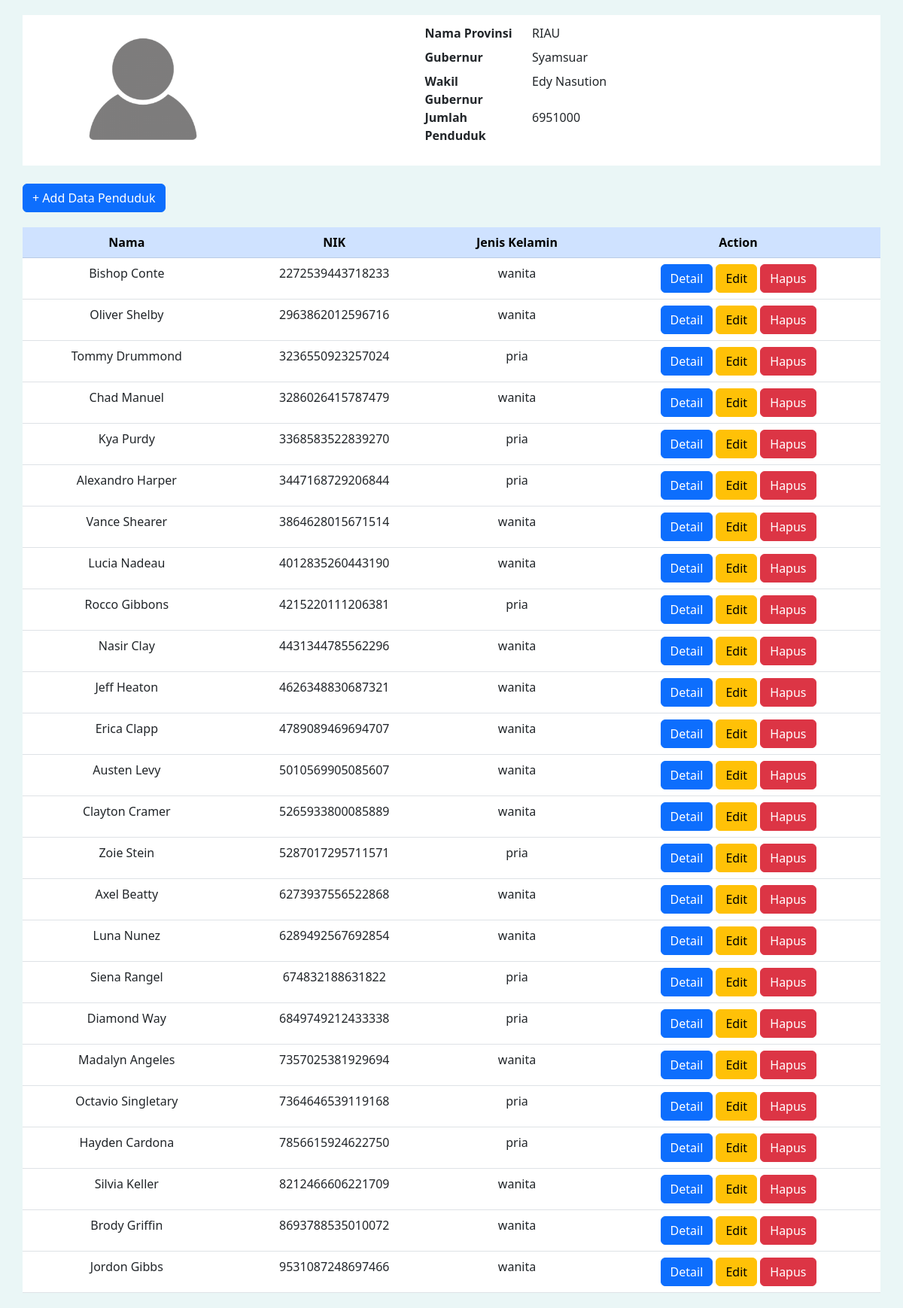
/list-penduduk/view_population.php?kode_provinsi=14, run on the app's committed database.
### tables this page shows
CREATE TABLE `tb_provinsi` (
  `Kode_Provinsi` varchar(5) NOT NULL,
  `Nama_Provinsi` varchar(30) NOT NULL,
  `Jumlah_Penduduk` int(11) NOT NULL,
  `Gubernur` varchar(100) NOT NULL,
  `Wakil_Gubernur` varchar(100) NOT NULL
);

CREATE TABLE `tb_penduduk` (
  `NIK` char(18) NOT NULL,
  `Nama` varchar(100) NOT NULL,
  `Jenis_Kelamin` varchar(9) NOT NULL,
  `Kota` varchar(30) NOT NULL,
  `Provinsi` varchar(50) NOT NULL,
  `Tanggal_Lahir` date NOT NULL,
  `Status` varchar(13) NOT NULL,
  `Agama` varchar(20) NOT NULL,
  `Pekerjaan` varchar(50) NOT NULL
);

### list-penduduk/view_population.php (the view, shortened to what this page needs)
<!DOCTYPE html>
<html lang="en">
    <head>
        <link
            href="https://cdn.jsdelivr.net/npm/bootstrap@5.2.1/dist/css/bootstrap.min.css"
            rel="stylesheet"
        />
        <link rel="stylesheet" href="assets/style.css" />
    </head>
    <body>
        <article class="container detail horizontal-center row align-items-center">
            <div class="img empty-profile col-md-4 horizontal-center">
                <img src="assets/empty-profile.png" alt="foto profil kosong" width="200px;" />
            </div>
            <div class="information col-md-6 horizontal-center">
                <dl class="row align-content-center">
                    <?php
                        require_once('../lib/db_login.php');
                        $kode_provinsi = $_GET['kode_provinsi'];
                        $query = "SELECT * FROM tb_provinsi WHERE Kode_Provinsi=" . $kode_provinsi ;
                        $result = $db->query($query);
                        while ($row = $result->fetch_object()) {
                            echo '<dt class="col-sm-3">Nama Provinsi</dt>';
                            echo '<dd class="col-sm-9">' . $row->Nama_Provinsi . '</dd>';
                            echo '<dt class="col-sm-3">Gubernur</dt>';
                            echo '<dd class="col-sm-9">' . $row->Gubernur . '</dd>';
                            echo '<dt class="col-sm-3">Wakil Gubernur</dt>';
                            echo '<dd class="col-sm-9">' . $row->Wakil_Gubernur . '</dd>';
                            echo '<dt class="col-sm-3">Jumlah Penduduk</dt>';
                            echo '<dd class="col-sm-9">' . $row->Jumlah_Penduduk . '</dd>';
                        }
                    ?>
                </dl>
            </div>
        </article>
        <br />
        <div class="container horizontal-center">
            <a href="../form/add_penduduk.php" class="btn btn-primary">+ Add Data Penduduk</a> <br />
        </div>
        <article class="container list-penduduk text-center">
            <table class="table table-hover">
                <thead class="table-primary">
                    <tr>
                        <th>Nama</th>
                        <th>NIK</th>
                        <th>Jenis Kelamin</th>
                        <th>Action</th>
                    </tr>
                </thead>
                <tbody>
                    <tr>
                        <?php
                            $query = "SELECT * FROM tb_penduduk WHERE Provinsi=" . $kode_provinsi;
                            $result = $db->query($query);
                            while ($row = $result->fetch_object()) {
                                echo "<tr>";
                                echo "<td>" . $row->Nama . "</td>";
                                echo "<td>" . $row->NIK . "</td>";
                                echo "<td>" . $row->Jenis_Kelamin . "</td>";
                                echo "<td><a href='../form/detail.php?nik=".$row->NIK."' class='btn btn-primary'>Detail</a> ";
                                echo "<a href='../form/edit_penduduk.php?nik=".$row->NIK."' class='btn btn-warning'>Edit</a> ";
                                echo "<a class='btn btn-danger'>Hapus</a></td>";
                                echo "</tr>";
                            }
                        ?>
                    </tr>
                </tbody>
            </table>
        </article>
    </body>
</html>

### list-penduduk/assets/style.css (style rules this page uses)
body { background-color: #eaf6f6; }
article { margin: 20px; padding: 0; background-color: #ffffff; }
article.detail { margin-top: 20px; }
.container { padding: 0; }
.horizontal-center { margin: 0 auto; }

### data on the page
tb_provinsi: Nama_Provinsi "RIAU", Gubernur "Syamsuar", Wakil_Gubernur "Edy Nasution", Jumlah_Penduduk "6951000"
tb_penduduk: Nama "Bishop Conte", NIK "2272539443718233", Jenis_Kelamin "wanita"
tb_penduduk: Nama "Oliver Shelby", NIK "2963862012596716", Jenis_Kelamin "wanita"
tb_penduduk: Nama "Tommy Drummond", NIK "3236550923257024", Jenis_Kelamin "pria"
tb_penduduk: Nama "Chad Manuel", NIK "3286026415787479", Jenis_Kelamin "wanita"
tb_penduduk: Nama "Kya Purdy", NIK "3368583522839270", Jenis_Kelamin "pria"
tb_penduduk: Nama "Alexandro Harper", NIK "3447168729206844", Jenis_Kelamin "pria"
tb_penduduk: Nama "Vance Shearer", NIK "3864628015671514", Jenis_Kelamin "wanita"
tb_penduduk: Nama "Lucia Nadeau", NIK "4012835260443190", Jenis_Kelamin "wanita"
tb_penduduk: Nama "Rocco Gibbons", NIK "4215220111206381", Jenis_Kelamin "pria"
tb_penduduk: Nama "Nasir Clay", NIK "4431344785562296", Jenis_Kelamin "wanita"
tb_penduduk: Nama "Jeff Heaton", NIK "4626348830687321", Jenis_Kelamin "wanita"
tb_penduduk: Nama "Erica Clapp", NIK "4789089469694707", Jenis_Kelamin "wanita"
tb_penduduk: Nama "Austen Levy", NIK "5010569905085607", Jenis_Kelamin "wanita"
tb_penduduk: Nama "Clayton Cramer", NIK "5265933800085889", Jenis_Kelamin "wanita"
tb_penduduk: Nama "Zoie Stein", NIK "5287017295711571", Jenis_Kelamin "pria"
tb_penduduk: Nama "Axel Beatty", NIK "6273937556522868", Jenis_Kelamin "wanita"
tb_penduduk: Nama "Luna Nunez", NIK "6289492567692854", Jenis_Kelamin "wanita"
tb_penduduk: Nama "Siena Rangel", NIK "674832188631822", Jenis_Kelamin "pria"
tb_penduduk: Nama "Diamond Way", NIK "6849749212433338", Jenis_Kelamin "pria"
tb_penduduk: Nama "Madalyn Angeles", NIK "7357025381929694", Jenis_Kelamin "wanita"
tb_penduduk: Nama "Octavio Singletary", NIK "7364646539119168", Jenis_Kelamin "pria"
tb_penduduk: Nama "Hayden Cardona", NIK "7856615924622750", Jenis_Kelamin "pria"
tb_penduduk: Nama "Silvia Keller", NIK "8212466606221709", Jenis_Kelamin "wanita"
tb_penduduk: Nama "Brody Griffin", NIK "8693788535010072", Jenis_Kelamin "wanita"
tb_penduduk: Nama "Jordon Gibbs", NIK "9531087248697466", Jenis_Kelamin "wanita"
